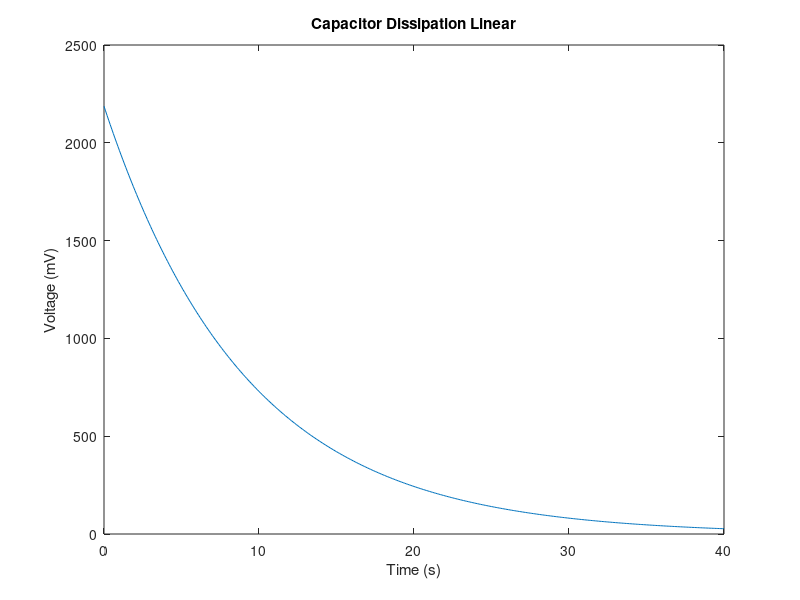
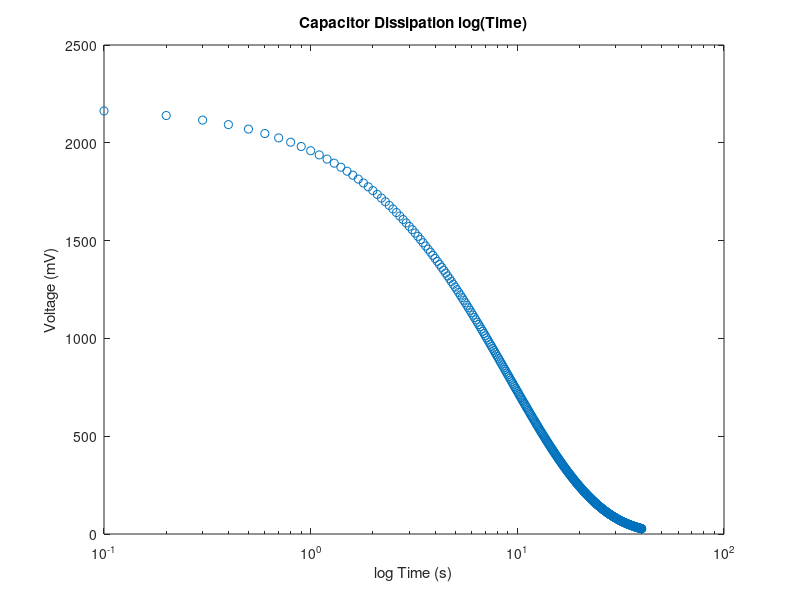
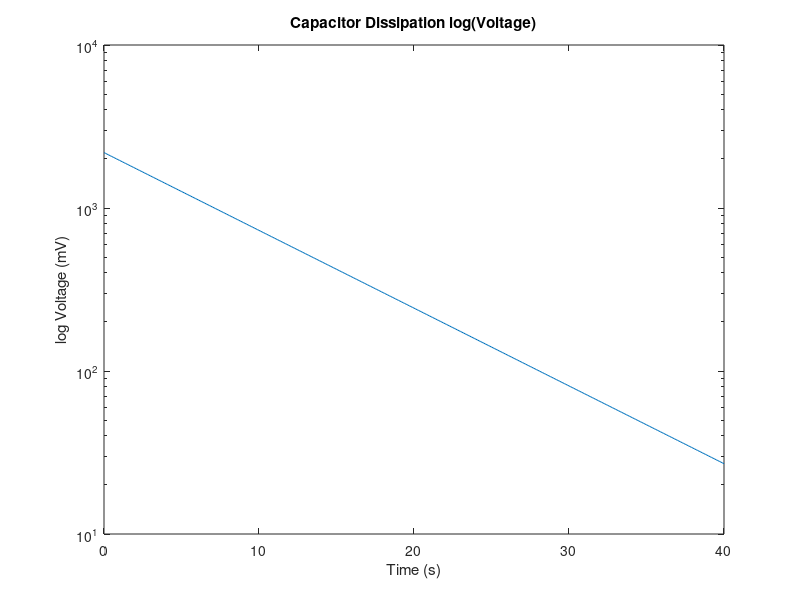
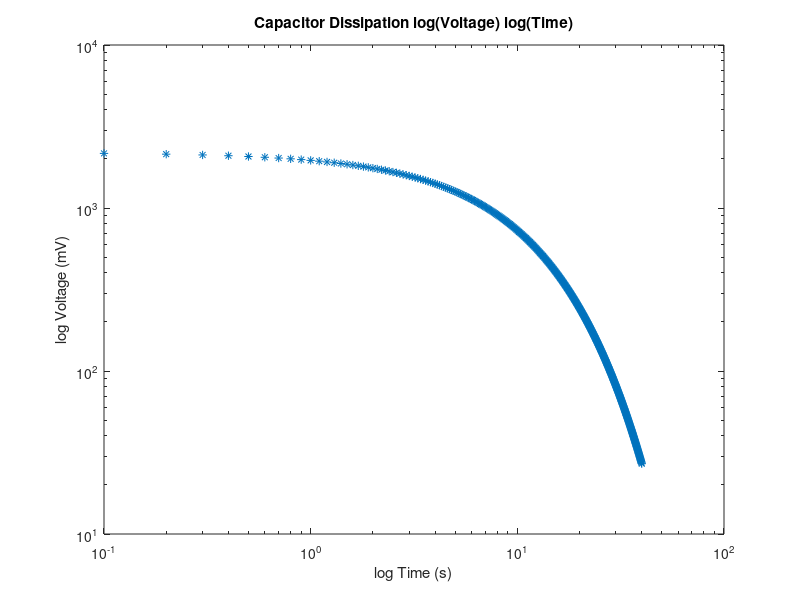

Source code (MATLAB) for these figures, in order:
%************************************************
%*  Name:  Nick Shiffer   Date:  9/26/17        *
%*  Seat:  11    File:  APP_A15_1_.m             *
%*  Instructor:  Dr Harper 10:20Am              *
%************************************************
fprintf ('\n')
fprintf ('\n************************************************')
fprintf ('\n*  Name:  Nick Shiffer   Date:  9/26/17        *')
fprintf ('\n*  Seat:  11    File:  APP_A15_1_.m           *')
fprintf ('\n*  Instructor:  Dr. Harper 10:20AM             *')
fprintf ('\n************************************************')
fprintf ('\n')
%Use a loop to create volatege and time
%create summation variable
V = 0;
%loop counter variable
t=0;
%loop
for t = 0:1:400
    V(t+1) =3^(7-t/100);
    time(t+1)=t/10;
    
end
%Plot Data
figure
plot(time,V)
xlabel('Time (s)')
ylabel('Voltage (mV)')
title('Capacitor Dissipation Linear')

%Plot with semilogx
figure
semilogx(time,V,'o')
xlabel('log Time (s)')
ylabel('Voltage (mV)')
title('Capacitor Dissipation log(Time)')

%Plot with semilogy
figure
semilogy(time,V,'-')
xlabel('Time (s)')
ylabel('log Voltage (mV)')
title('Capacitor Dissipation log(Voltage)')

%Plot with loglog
figure
loglog(time,V,'*')
xlabel('log Time (s)')
ylabel('log Voltage (mV)')
title('Capacitor Dissipation log(Voltage) log(Time)')


